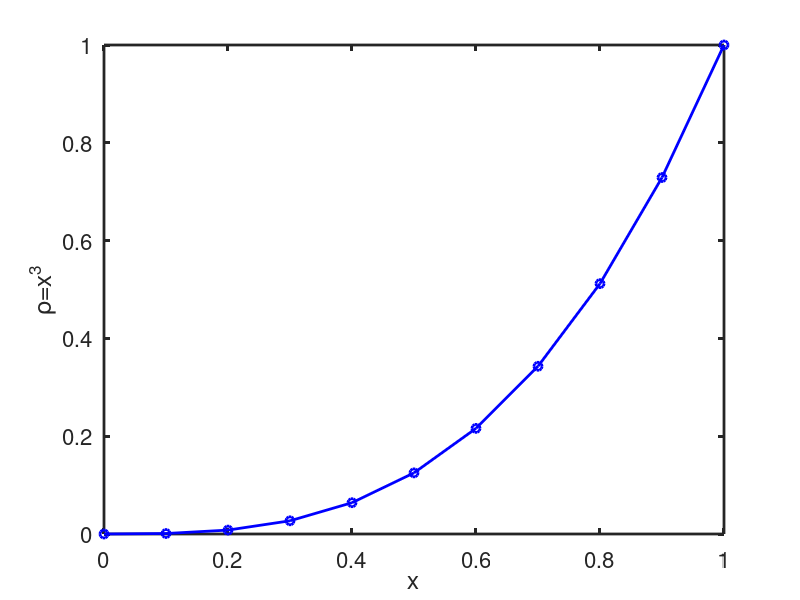
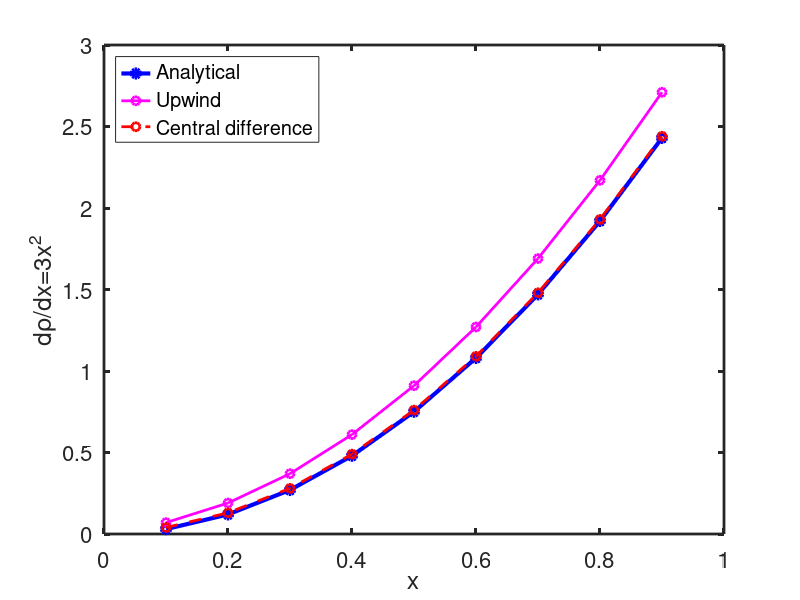
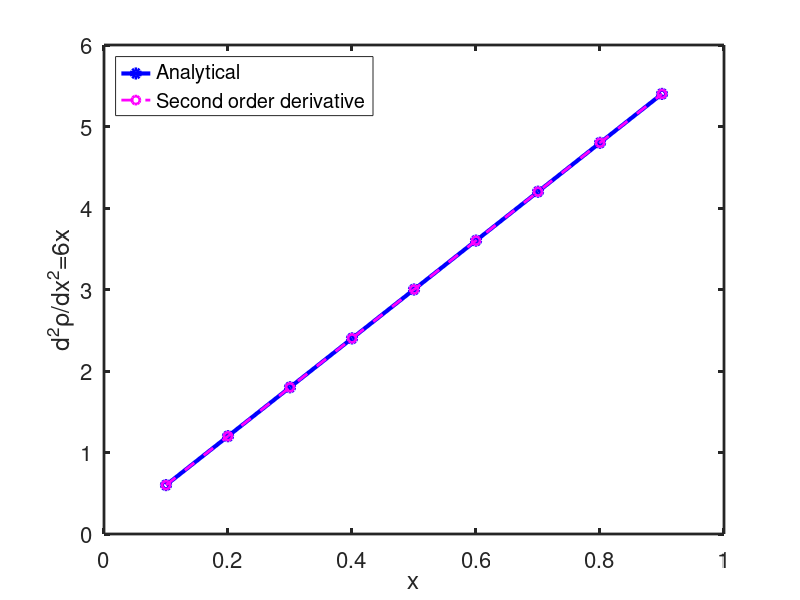

Reproduce these figures in MATLAB, in order.
%% Approximating derivative using first order numerical scheme.

clear all;
close all;

% Create 1D grid.
x = [0:0.1:1]';
rho = x.^3; % rho = x^3

% Get the length of the array.
n = length(x);

% Plot y = x^3.
figure(1);
plot(x, rho, '-ob', 'linewidth', 2);
hold on;
xlabel('x');
ylabel('\rho=x^3');
set(gca, "linewidth", 2, "fontsize", 16)

%%%%%%%%%%%%%%%%%%%%%%%%%%%%%%%%%%%%%%%%%%%%%%%%%%%%%%%%%%%%%%%%%%%%%%%%%%%%%%%%
%% First order derivative.

rho_prime = 3*x.^2; % Analytical expression for derivative.

% Estimate gradients numerically using upwind and central difference schemes.
rho_prime_upwind = zeros(size(rho));
rho_prime_central_difference = zeros(size(rho));

rho_prime_upwind(1, 1) = (rho(2, 1) - rho(1, 1)) / (rho(2, 1) - rho(1, 1));
rho_prime_upwind(n, 1) = (rho(n, 1) - rho(n-1, 1)) / (rho(n, 1) - rho(n-1, 1));

rho_prime_central_difference(1, 1) = (rho(2, 1) - rho(1, 1)) / (rho(2, 1) - rho(1, 1));
rho_prime_central_difference(n, 1) = (rho(n, 1) - rho(n-1, 1)) / (rho(n, 1) - rho(n-1, 1));

for i = 2 : length(rho)-1
  rho_prime_upwind(i, 1) = (rho(i+1, 1) - rho(i, 1)) / (x(i+1, 1) - x(i, 1));
  rho_prime_central_difference(i, 1) = (rho(i+1, 1) - rho(i-1, 1)) / (x(i+1, 1) - x(i-1, 1));
end

% Plot comparisons between analytical and numerical values for gradients.
figure(2);
hold on;
plot(x(2:n-1), rho_prime(2:n-1), '-ob', 'linewidth', 3);
plot(x(2:n-1), rho_prime_upwind(2:n-1), '-om', 'linewidth', 2);
plot(x(2:n-1), rho_prime_central_difference(2:n-1), '--or', 'linewidth', 2);
legend('Analytical', 'Upwind', 'Central difference',  'location', 'northwest');
hold on;
xlabel('x');
ylabel('d\rho/dx=3x^2');
box on;
set(gca, "linewidth", 2, "fontsize", 16)
hold off;

%%%%%%%%%%%%%%%%%%%%%%%%%%%%%%%%%%%%%%%%%%%%%%%%%%%%%%%%%%%%%%%%%%%%%%%%%%%%%%%%
%% Second order derivative.

rho_double_prime = 6*x; % Analytical expression for second order derivative.

% Estimate second order derivative numerically using second order approximation.
rho_double_prime_second_order = zeros(size(rho));

% Ignore computing derivatives at boundaries.


for i = 2 : length(rho)-1
  rho_double_prime_second_order(i, 1) = (rho(i+1, 1) - 2 * rho(i, 1) + rho(i-1, 1)) / (x(i+1, 1) - x(i, 1))^2;
end

% Plot comparisons between analytical and numerical values for second order derivative.
figure(3);
hold on;
plot(x(2:n-1), rho_double_prime(2:n-1), '-ob', 'linewidth', 3);
plot(x(2:n-1), rho_double_prime_second_order(2:n-1), '--om', 'linewidth', 2);
legend('Analytical', 'Second order derivative', 'location', 'northwest');
hold on;
xlabel('x');
ylabel('d^2\rho/dx^2=6x');
box on;
set(gca, "linewidth", 2, "fontsize", 16)
hold off;
